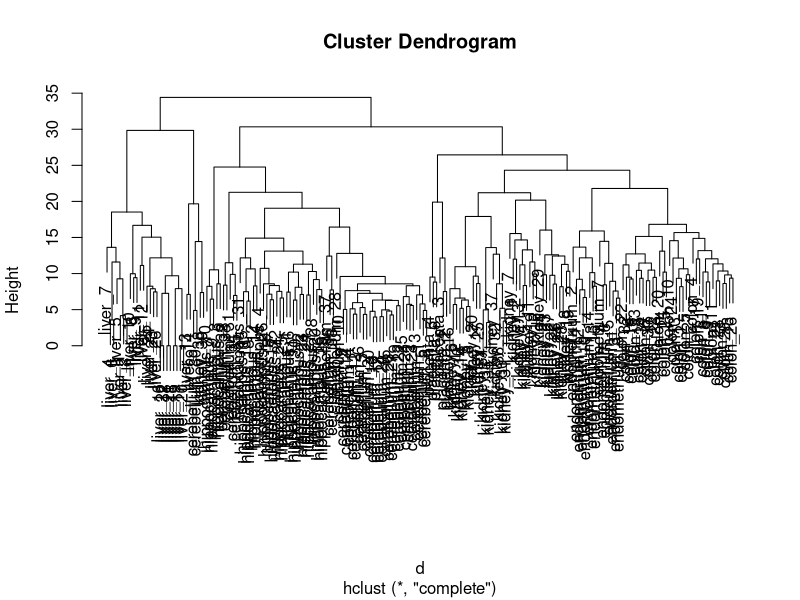
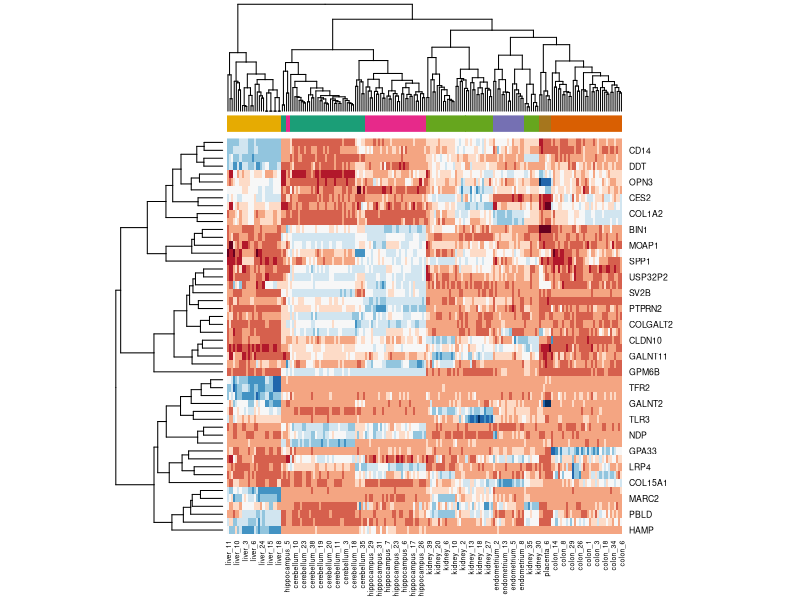

R code for these plots, in order:
# config
library(tidyverse)
library(dslabs)

data("tissue_gene_expression")

# Q1 - remove the rowMeans and compute the distance
d <- dist(tissue_gene_expression$x - rowMeans(tissue_gene_expression$x))
d

# Q2 - make a hierarchical clustering plot, which tissue is furthest left
hc1 <- hclust(d)
plot(hc1)

# Q3 - run a kmeans() around 7 and report on liver
cl <- kmeans(tissue_gene_expression$x, centers = 7)
table(cl$cluster, tissue_gene_expression$y)

# Q4 - select the 50 most variable genes, create a heatmap
library(RColorBrewer)
sds <- matrixStats::colSds(tissue_gene_expression$x)
ind <- order(sds, decreasing = TRUE)[1:50]
colors <- brewer.pal(7, "Dark2")[as.numeric(tissue_gene_expression$y)]
heatmap(t(tissue_gene_expression$x[,ind]), col = brewer.pal(11, "RdBu"), scale = "row", ColSideColors = colors)
